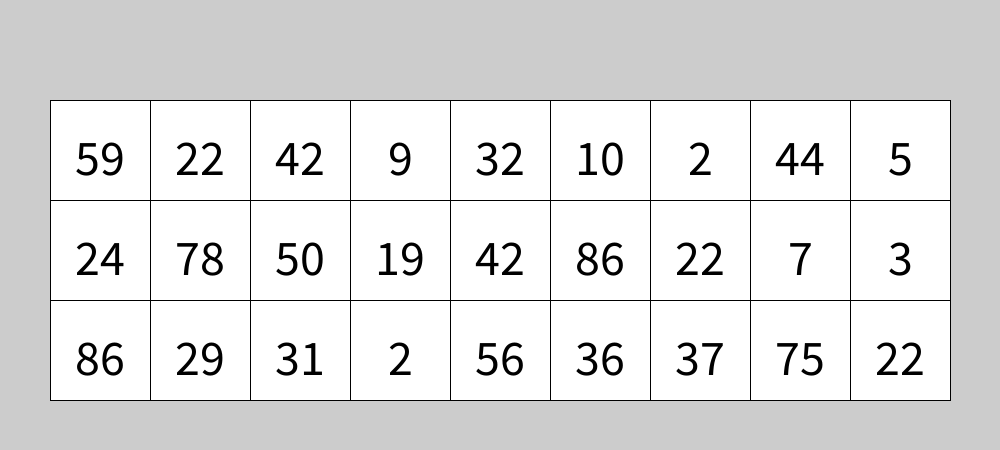
Frame 1 (no input)
Frame 60 (the mouse pressed at the canvas centre just before this capture): identical to frame 1, image omitted
Frame 120 (the mouse held since frame 60 and released just before this capture): identical to frame 1, image omitted

The Processing sketch that drew this single still picture (run headless with seeded random() and noise(); from frame 60 on, the mouse is pressed at the canvas centre):

// Processing sketch: BingoPlade
// ── BingoPlade.pde
int [][] numbers = new int [3][9];

void setup() {
  size(1000, 450);

  for (int i = 0; i <= 8; i++) {
    for (int n = 0; n <= 2; n++) {
      numbers[n][i] = int(random(1, 91));
    }
  }
  printArray(numbers);
}

void draw() {
  if (frameCount == 1) {
    gridMake(50, 100);
  }
}

void gridMake(int x, int y) {
  for (int i = 0; i <= 8; i++) {
    square(x, y, 100);
    square(x, 100+y, 100);
    square(x, 200+y, 100);
    x = x +100;
  }
  numbers(50, 100);
}

void numbers(int x, int y) {
  fill(0);
  textAlign(CENTER);
  textSize(50);
  for (int i = 0; i <= 8; i++) {
    for (int r = 0; r <= 2; r++) {
      text(numbers[r][i], 50+x, 75+y);
      y = y +100;
    }
    x = x + 100;
    y = y - 300;
  }
}
